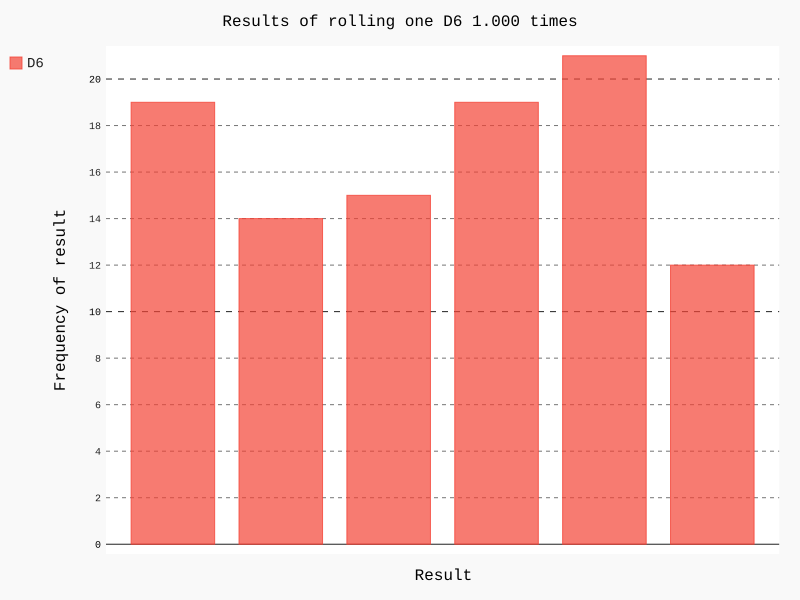

The script that drew this image:
from die import Die
import pygal

die = Die()

results = []

for roll_num in range(100):
    results.append(die.roll())


print(results)

frequencies = []

for value in range(1,die.num_slides+1):
    frequencies.append(results.count(value))


print(frequencies)

hist = pygal.Bar()

hist.title = "Results of rolling one D6 1.000 times"
hist.x_labals = ['1','2','3','4','5','6']
hist.x_title = "Result"
hist.y_title = "Frequency of result"

hist.add("D6",frequencies)
hist.render_to_file('die_visual.svg')
